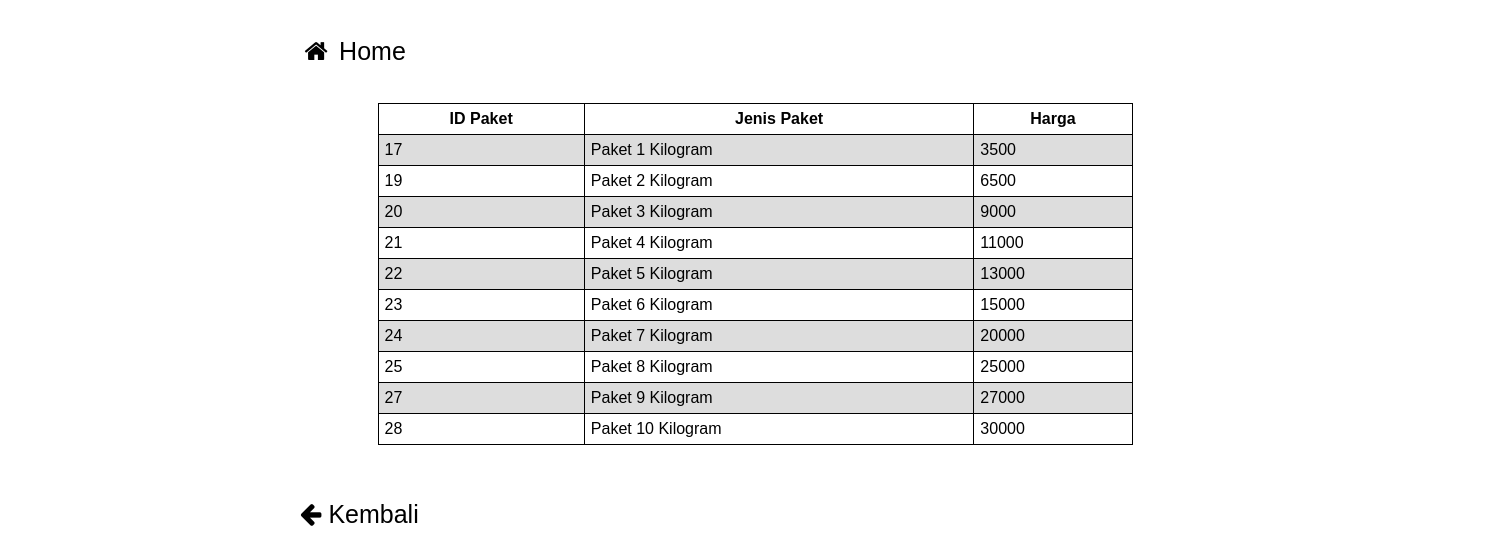
Screenshot of /daftar_paket.php with the database file from the repository.
### tables this page shows
CREATE TABLE `jenis_paket` (
  `id_paket` int(3) NOT NULL,
  `jenis_paket` varchar(255) NOT NULL,
  `harga` int(255) NOT NULL
);

### daftar_paket.php (the view, shortened to what this page needs)
	<?php
include_once("config.php");
$result = mysqli_query($mysqli, "SELECT * FROM `jenis_paket` ORDER BY id_paket ASC");
	?>
<!DOCTYPE html>
<html lang="en">
<head>
    <link rel="stylesheet" type="text/css" href="style.css">
    <link rel="stylesheet" href="https://cdnjs.cloudflare.com/ajax/libs/font-awesome/4.7.0/css/font-awesome.min.css">
</head>
<body>
    <div class="icon-bar">
        <a href="user.php" style="text-decoration:none"><i class="fa fa-fw fa-home"></i> Home </a><br/><br/>
    </div>
    <table width='80%' border=1>
    <tr>
        <th>ID Paket</th>
        <th>Jenis Paket</th>
        <th>Harga</th>
    </tr>
        <?php
            while($user_data = mysqli_fetch_array($result)) {
                echo "<tr>";
                echo "<td>".$user_data['id_paket']."</td>";
                echo "<td>".$user_data['jenis_paket']."</td>";
                echo "<td>".$user_data['harga']."</td>";
            }
        ?>
    </table>
        <br>
    <div class="icon-bar">
        <a href="user.php" style="text-decoration:none"><i class="fa fa-arrow-left"></i> Kembali</a>
    </div>
</body>
</html>
</body>
</html>

### style.css (style rules this page uses)
* { box-sizing: border-box; font-family: Arial, Helvetica, sans-serif; }
body { margin:0; font-family: Arial, Helvetica, sans-serif; }
.icon-bar { width: 100%; overflow: auto; margin-left:300px; margin-top: 25px; }
.icon-bar a { float: left; width: 20%; text-align: left; padding: 12px 0; transition: all 0.3s ease; color: black; font-size: 25px; }
table { font-family: arial, sans-serif; border-collapse: collapse; width: 50%; margin: auto; margin-top: 25px; }
th { border: 1px solid black; text-align: center; padding: 6px; }
td { border: 1px solid black; text-align: left; padding: 6px; }
tr:nth-child(even) { background-color: #dddddd; }
body, html { height: 100%; margin: 0; }

### rows the page displays
jenis_paket: id_paket "17", jenis_paket "Paket 1 Kilogram", harga "3500"
jenis_paket: id_paket "19", jenis_paket "Paket 2 Kilogram", harga "6500"
jenis_paket: id_paket "20", jenis_paket "Paket 3 Kilogram", harga "9000"
jenis_paket: id_paket "21", jenis_paket "Paket 4 Kilogram", harga "11000"
jenis_paket: id_paket "22", jenis_paket "Paket 5 Kilogram", harga "13000"
jenis_paket: id_paket "23", jenis_paket "Paket 6 Kilogram", harga "15000"
jenis_paket: id_paket "24", jenis_paket "Paket 7 Kilogram", harga "20000"
jenis_paket: id_paket "25", jenis_paket "Paket 8 Kilogram", harga "25000"
jenis_paket: id_paket "27", jenis_paket "Paket 9 Kilogram", harga "27000"
jenis_paket: id_paket "28", jenis_paket "Paket 10 Kilogram", harga "30000"
